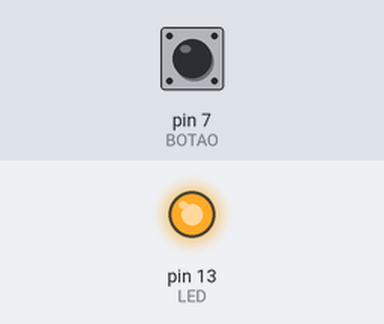
A sketch run on a simulated Arduino Uno, built with avr-gcc and run on an emulated ATmega328P. Shown: output pins drawn as LEDs (lit = HIGH). The inputs (shaded band) are chosen by the test bench; at power-on: pin 7 (BOTAO) LOW.

Above: at 1.2 s.
1.3 s: pin 7 (BOTAO) pulled HIGH for 0.15 s
At 1.45 s:
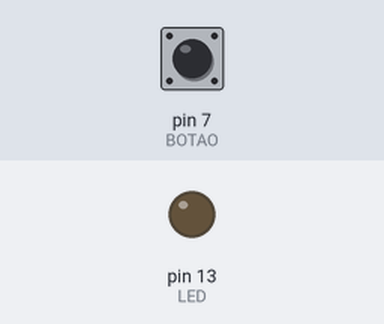
3.1 s: pin 7 (BOTAO) pulled HIGH for 3.2 s
At 7.1 s:
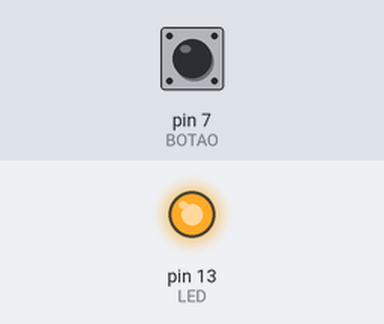
Timing chart, 0 to 8.6 s (numbered marks = the images above; inputs shaded):
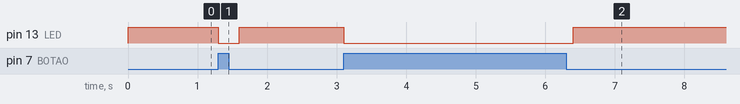

The sketch:

led-botao.ino
```cpp
const int LED = 13;
const int BOTAO = 7;
int valor = 0;

void setup() {
  pinMode(LED, OUTPUT);
  pinMode(BOTAO, INPUT);

}

void loop() {

  valor = digitalRead(BOTAO);

  Serial.write(valor);

  if(valor == HIGH){
    digitalWrite(LED,LOW);
    delay(300);
  }else{
    digitalWrite(LED, HIGH);

   delay(100);
  }

}
```

Measured:
- after the input at 1.3 s, pin 13 (LED): HIGH → LOW at once, → HIGH 0.30 s later
- after the input at 3.1 s, pin 13 (LED): HIGH → LOW at once, → HIGH 3.3 s later
